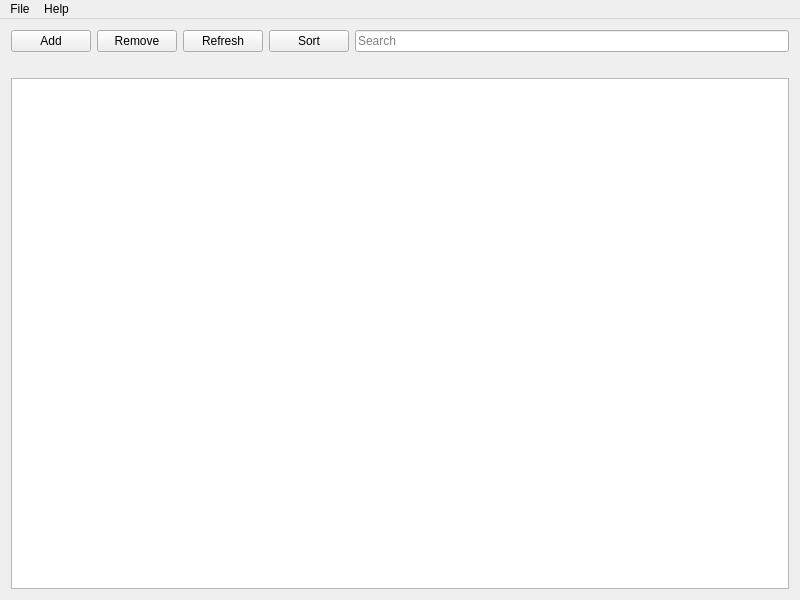
<?xml version="1.0" encoding="UTF-8"?>
<ui version="4.0">
 <class>ChewingEditor</class>
 <widget class="QMainWindow" name="ChewingEditor">
  <property name="geometry">
   <rect>
    <x>0</x>
    <y>0</y>
    <width>800</width>
    <height>600</height>
   </rect>
  </property>
  <property name="minimumSize">
   <size>
    <width>320</width>
    <height>240</height>
   </size>
  </property>
  <property name="windowTitle">
   <string>Chewing user phrase editor</string>
  </property>
  <widget class="QWidget" name="centralWidget">
   <layout class="QGridLayout" name="gridLayout">
    <item row="0" column="0">
     <widget class="QPushButton" name="addButton">
      <property name="text">
       <string>Add</string>
      </property>
     </widget>
    </item>
    <item row="0" column="1">
     <widget class="QPushButton" name="removeButton">
      <property name="text">
       <string>Remove</string>
      </property>
     </widget>
    </item>
    <item row="0" column="2">
     <widget class="QPushButton" name="refreshButton">
      <property name="text">
       <string>Refresh</string>
      </property>
     </widget>
    </item>
    <item row="0" column="3">
     <widget class="QPushButton" name="sortButton">
      <property name="text">
       <string>Sort</string>
      </property>
     </widget>
    </item>
    <item row="0" column="4">
     <widget class="QLineEdit" name="userphraseFilter">
      <property name="placeholderText">
       <string>Search</string>
      </property>
     </widget>
    </item>
    <item row="1" column="0" colspan="5`">
     <widget class="Notification" name="notification"/>
    </item>
    <item row="2" column="0" colspan="5">
     <widget class="UserphraseView" name="userphraseView">
      <property name="selectionMode">
       <enum>QAbstractItemView::ExtendedSelection</enum>
      </property>
     </widget>
    </item>
   </layout>
  </widget>
  <widget class="QMenuBar" name="menuBar">
   <property name="geometry">
    <rect>
     <x>0</x>
     <y>0</y>
     <width>800</width>
     <height>20</height>
    </rect>
   </property>
   <widget class="QMenu" name="menuFile">
    <property name="title">
     <string>File</string>
    </property>
    <addaction name="actionImport"/>
    <addaction name="actionExport"/>
    <addaction name="separator"/>
    <addaction name="actionExit"/>
   </widget>
   <widget class="QMenu" name="menuHelp">
    <property name="title">
     <string>Help</string>
    </property>
    <addaction name="actionAbout"/>
    <addaction name="actionAboutQt"/>
   </widget>
   <addaction name="menuFile"/>
   <addaction name="menuHelp"/>
  </widget>
  <action name="actionImport">
   <property name="text">
    <string>&amp;Import</string>
   </property>
  </action>
  <action name="actionExport">
   <property name="text">
    <string>&amp;Export</string>
   </property>
  </action>
  <action name="actionAbout">
   <property name="text">
    <string>About Chewing editor</string>
   </property>
  </action>
  <action name="actionAboutQt">
   <property name="text">
    <string>About Qt</string>
   </property>
  </action>
  <action name="actionExit">
   <property name="text">
    <string>E&amp;xit</string>
   </property>
  </action>
 </widget>
 <layoutdefault spacing="6" margin="11"/>
 <customwidgets>
  <customwidget>
   <class>Notification</class>
   <extends>QLabel</extends>
   <header>Notification.h</header>
  </customwidget>
  <customwidget>
   <class>UserphraseView</class>
   <extends>QListView</extends>
   <header>UserphraseView.h</header>
  </customwidget>
 </customwidgets>
 <resources/>
 <connections/>
</ui>
